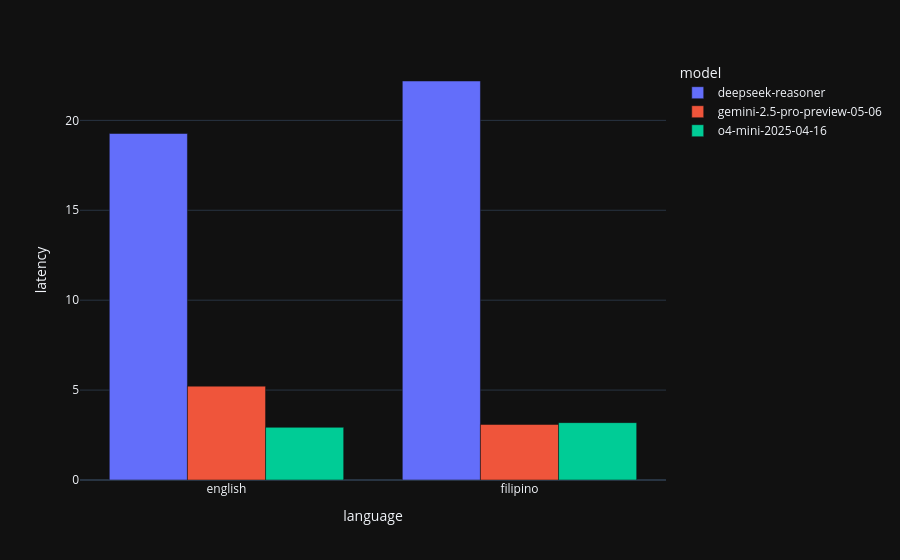

Write notebook code for a chart like this one.
### Code cell
language_model_latency = (
    df.groupby(['language', 'model'])['latency']
    .median()
    .reset_index()
    .round(2)
)

fig = px.bar(
    language_model_latency,
    x='language',
    y='latency',
    color='model',
    barmode='group',
)

fig.show()

### Figure 1 — Plotly figure (JSON) as saved in the notebook; plotly's stock layout.template omitted (floating-point values rounded to 4 significant figures)
{"data": [{"alignmentgroup": "True", "hovertemplate": "model=deepseek-reasoner<br>language=%{x}<br>latency=%{y}<extra></extra>", "legendgroup": "deepseek-reasoner", "marker": {"color": "#636efa", "pattern": {"shape": ""}}, "name": "deepseek-reasoner", "offsetgroup": "deepseek-reasoner", "orientation": "v", "showlegend": true, "textposition": "auto", "type": "bar", "x": ["english", "filipino"], "xaxis": "x", "y": [19.27, 22.19], "yaxis": "y"}, {"alignmentgroup": "True", "hovertemplate": "model=gemini-2.5-pro-preview-05-06<br>language=%{x}<br>latency=%{y}<extra></extra>", "legendgroup": "gemini-2.5-pro-preview-05-06", "marker": {"color": "#EF553B", "pattern": {"shape": ""}}, "name": "gemini-2.5-pro-preview-05-06", "offsetgroup": "gemini-2.5-pro-preview-05-06", "orientation": "v", "showlegend": true, "textposition": "auto", "type": "bar", "x": ["english", "filipino"], "xaxis": "x", "y": [5.22, 3.09], "yaxis": "y"}, {"alignmentgroup": "True", "hovertemplate": "model=o4-mini-2025-04-16<br>language=%{x}<br>latency=%{y}<extra></extra>", "legendgroup": "o4-mini-2025-04-16", "marker": {"color": "#00cc96", "pattern": {"shape": ""}}, "name": "o4-mini-2025-04-16", "offsetgroup": "o4-mini-2025-04-16", "orientation": "v", "showlegend": true, "textposition": "auto", "type": "bar", "x": ["english", "filipino"], "xaxis": "x", "y": [2.93, 3.19], "yaxis": "y"}], "layout": {"barmode": "group", "legend": {"title": {"text": "model"}, "tracegroupgap": 0}, "margin": {"t": 60}, "xaxis": {"anchor": "y", "domain": [0, 1], "title": {"text": "language"}}, "yaxis": {"anchor": "x", "domain": [0, 1], "title": {"text": "latency"}}}}
